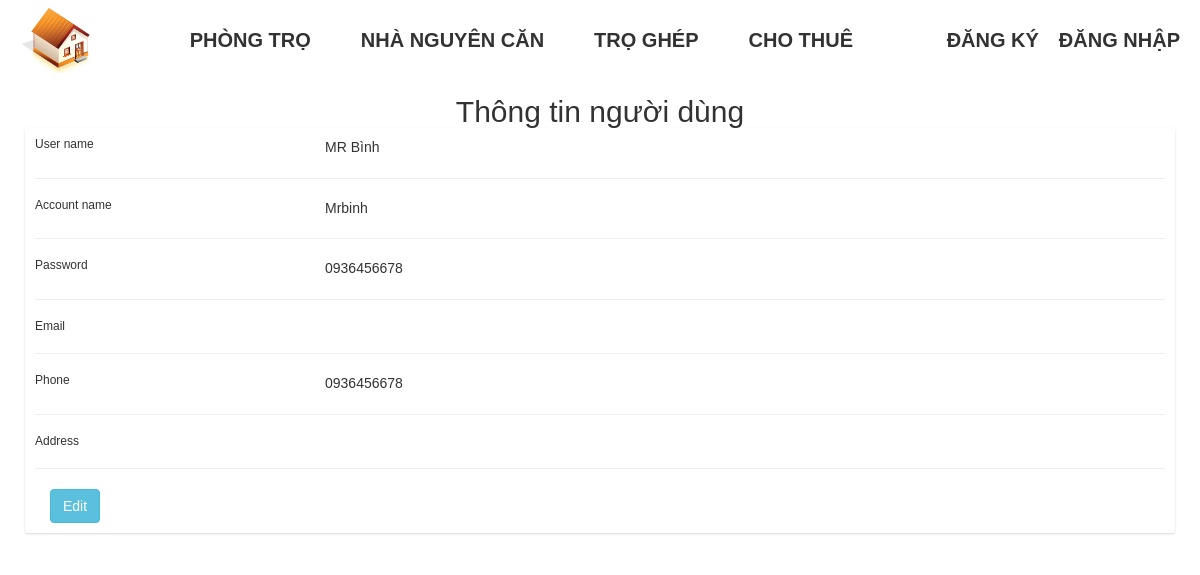
Page /user_info.php?user_id=1 on the earlier database version.
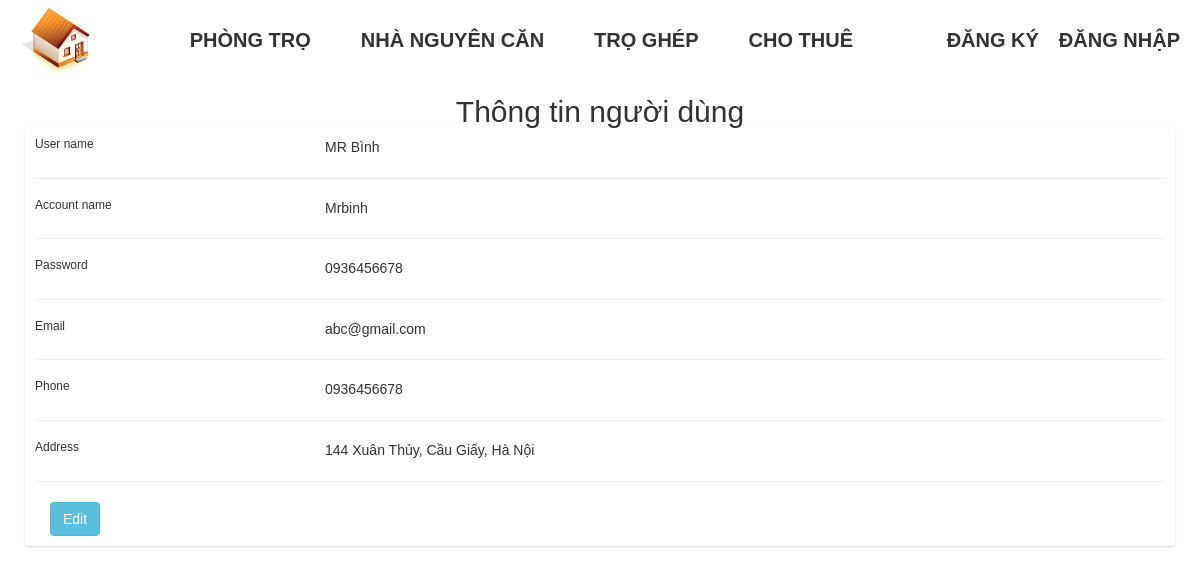
Same page on the later database version.
### tables this page shows
CREATE TABLE `users` (
  `user_id` int(12) NOT NULL,
  `User_name` varchar(50) NOT NULL,
  `account_name` varchar(50) NOT NULL,
  `password` text NOT NULL,
  `email` varchar(50) NOT NULL,
  `tel` text NOT NULL,
  `address` text NOT NULL,
  `permission` varchar(50) DEFAULT NULL
);

### user_info.php (the view, shortened to what this page needs)
<!DOCTYPE html>
<html>
<head>
    <link rel="stylesheet" href="https://cdnjs.cloudflare.com/ajax/libs/font-awesome/4.7.0/css/font-awesome.min.css">
    <link rel="stylesheet" href="https://maxcdn.bootstrapcdn.com/bootstrap/3.4.1/css/bootstrap.min.css">
    <link rel="stylesheet" href="css/trangchu.css">
    <link rel="stylesheet" href="css/header.css">
    <link rel="stylesheet" href="owlcarousel/owl.carousel.min.css">
    <link rel="stylesheet" href="owlcarousel/owl.theme.default.min.css">
</head>
<body>
    <?php
        $conn = new mysqli("localhost", "root", "", "room_rent");
        $user_id = $_GET['user_id'];
        $sql = "SELECT * FROM users WHERE user_id = $user_id";
        $result = $conn->query($sql);
        $row = $result->fetch_assoc();
        $user_name = $row["User_name"];
        $account_name = $row["account_name"];
        $password = $row["password"];
        $email = $row["email"];
        $tel = $row["tel"];
        $address = $row["address"];
    ?>
    <div class="container">
        <div class="main-body">
        <h2 class="text-center">Thông tin người dùng</h2>
            <div class="card">
                <div class="card-body">
                  <div class="row">
                    <div class="col-sm-3">
                      <h6 class="mb-0">User name</h6>
                    </div>
                    <div class="col-sm-9 text-secondary">
                      <?php echo $user_name ?>
                    </div>
                  </div>
                  <hr>
                  <div class="row">
                    <div class="col-sm-3">
                      <h6 class="mb-0">Account name</h6>
                    </div>
                    <div class="col-sm-9 text-secondary">
                      <?php echo $account_name ?>
                    </div>
                  </div>
                  <hr>
                  <div class="row">
                    <div class="col-sm-3">
                      <h6 class="mb-0">Password</h6>
                    </div>
                    <div class="col-sm-9 text-secondary">
                      <?php echo $password ?>
                    </div>
                  </div>
                  <hr>
                  <div class="row">
                    <div class="col-sm-3">
                      <h6 class="mb-0">Email</h6>
                    </div>
                    <div class="col-sm-9 text-secondary">
                    <?php echo $email ?>
                    </div>
                  </div>
                  <hr>
                  <div class="row">
                    <div class="col-sm-3">
                      <h6 class="mb-0">Phone</h6>
                    </div>
                    <div class="col-sm-9 text-secondary">
                    <?php echo $tel ?>
                    </div>
                  </div>
                  <hr>
                  <div class="row">
                    <div class="col-sm-3">
                      <h6 class="mb-0">Address</h6>
                    </div>
                    <div class="col-sm-9 text-secondary">
                      <?php echo $address ?>
                    </div>
                  </div>
                  <hr>
                    <div class="col-sm-12">
                      <a class="btn btn-info "
                         href="user_info_edit.php?user_id=<?php echo $user_id?>">
                         Edit</a>
                    </div>
            </div>
        </div>
    </div>
</div>
</body>
</html>

### css/trangchu.css (style rules this page uses)
*, *:before, *:after { box-sizing: border-box; -webkit-box-sizing: border-box; -moz-box-sizing: border-box; -o-box-sizing: border-box; }
body { height: 100%; margin: 0; padding: 0; -webkit-text-size-adjust: none; position: relative; line-height: 1.4; color: #323232; font-size: 14px; font-weight: 400; font-family: 'Be Vietnam Pro', sans-serif; text-decoration: none; }
a, a:link , a:visited { text-decoration: none; }
.container { width: 100%; max-width: 1200px; height: 100%; margin: 0 auto; padding: 0 10px; position: relative; }
html, body, div, span, applet, object, iframe, h1, h2, h3, h4, h5, h6, p, blockquote, pre, a, abbr, acronym, address, big, cite, code, del, dfn, em, font, img, ins, kbd, q, s, samp, small, strike, strong, sub, sup, tt, var, b, u, i, center, dl, dt, dd, ol, ul, li, fieldset, form, label, legend, table, caption, tbody, tfoot, thead, tr, th, td, article, aside, canvas, details, embed, figure, figcaption, footer, header, hgroup, menu, nav, output, ruby, section, summary, time, mark, audio, video { margin: 0; padding: 0; border: 0; outline: 0; vertical-align: baseline; }
.wrapper, .container { width: 100%; max-width: 1200px; height: 100%; margin: 0 auto; padding: 0 10px; position: relative; }
.container:before, .container:after { display: table; line-height: 0; content: ""; }

### css/header.css (style rules this page uses)
* { box-sizing: border-box; margin: 0; padding: 0; }
body { --color-accent: royalblue; --color-hover: dodgerblue; --color-text: white; }

### user_info.php (style rules this page uses)
.main-body { padding: 15px; }
.card { box-shadow: 0 1px 3px 0 rgba(0,0,0,.1), 0 1px 2px 0 rgba(0,0,0,.06); }
.card { position: relative; display: flex; flex-direction: column; min-width: 0; word-wrap: break-word; background-color: #fff; background-clip: border-box; border: 0 solid rgba(0,0,0,.125); border-radius: .25rem; }
.card-body { flex: 1 1 auto; min-height: 1px; padding: 1rem; }

Differences in the rows shown:
changed users "MR Bình": email (not shown) → "abc@gmail.com"; address (not shown) → "144 Xuân Thủy, Cầu Giấy, Hà Nội"
